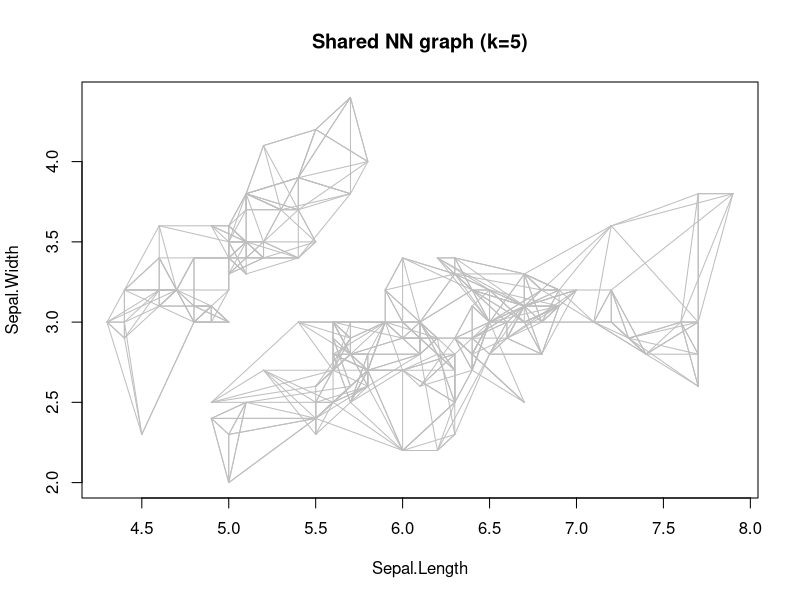
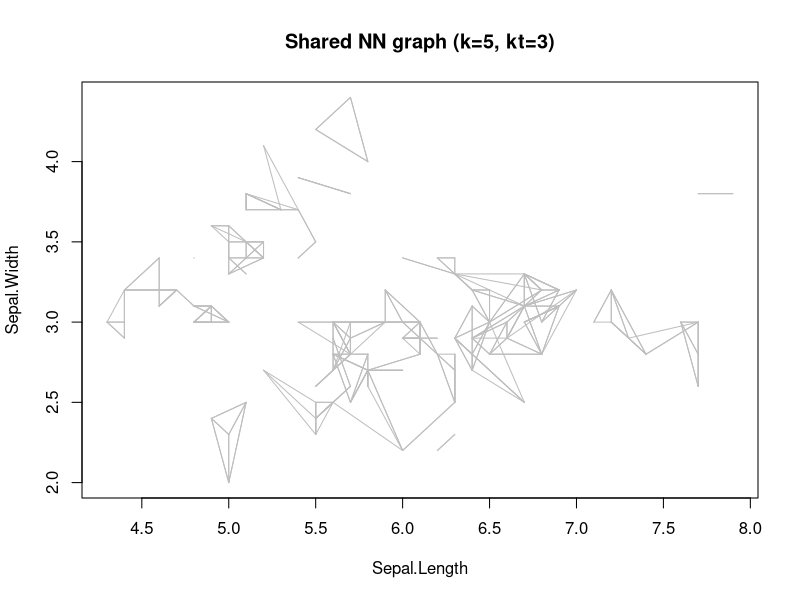

These figures' R source, in order:
library(dbscan)


### Name: sNN
### Title: Shared Nearest Neighbors
### Aliases: sNN snn sort.sNN
### Keywords: model

### ** Examples

data(iris)
x <- iris[, -5]

# finding kNN and add the number of shared nearest neighbors.
k <- 5
nn <- sNN(x, k = k)
nn

# shared nearest neighbor distribution
table(as.vector(nn$shared))

# explore neighborhood of point 10
i <- 10
nn$shared[i,]

plot(nn, x)

# apply a threshold to create a sNN graph with edges
# if more than 3 neighbors are shared.
plot(sNN(nn, kt = 3), x)
